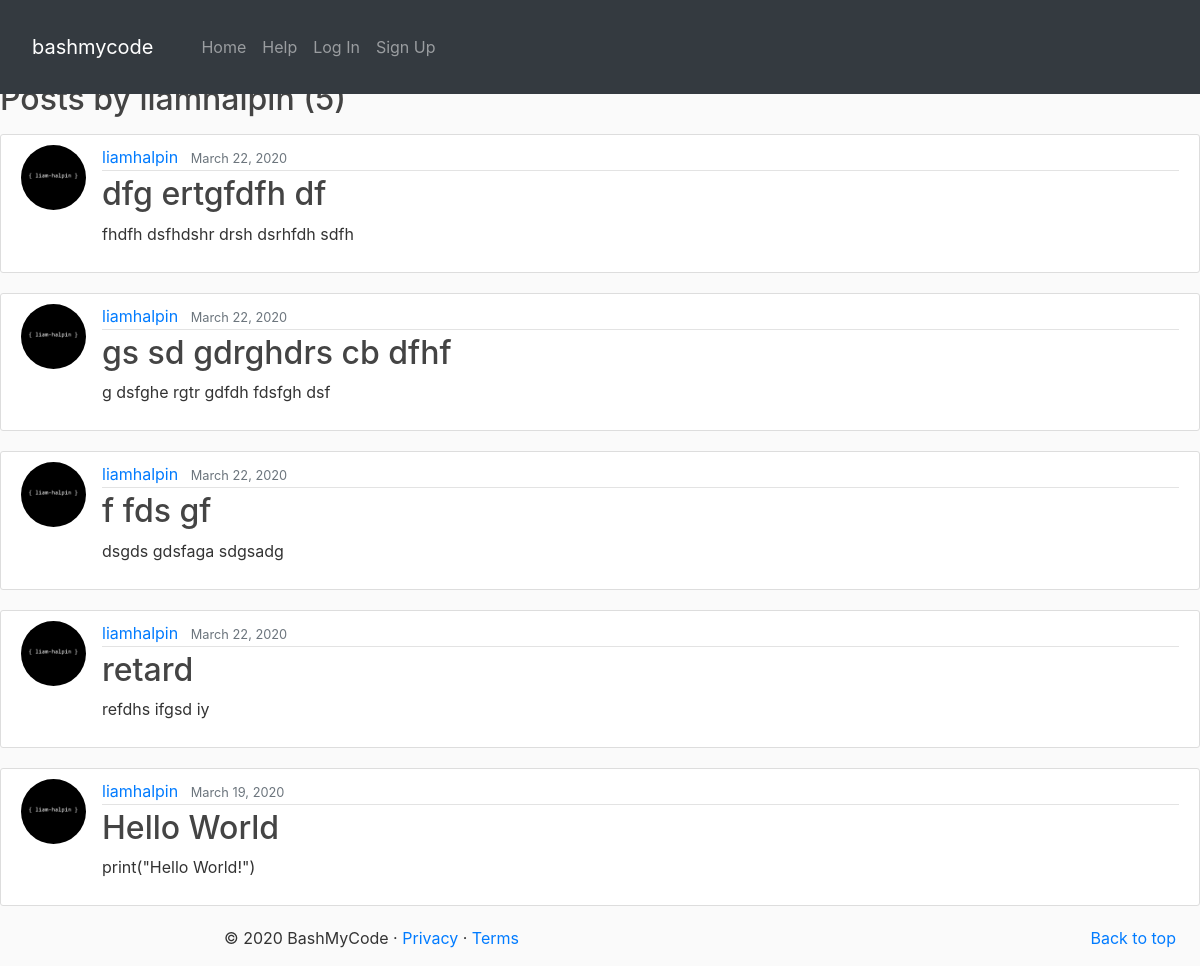
/bashmycode/user/liamhalpin, run on the app's committed database.
### bashmycode/models.py (models this page shows, shortened)
class Post(models.Model):
    POST_CHOICES = [
        ('HELP', 'HELP'),
        ('BASH', 'BASH'),
    ]
    title = models.CharField(max_length=100)
    content = models.TextField()
    date_posted = models.DateTimeField(auto_now_add=True)
    author = models.ForeignKey(User, on_delete=models.CASCADE)
    post_type = models.CharField(max_length=4, blank=True, choices=POST_CHOICES)

class Profile(models.Model):
    user = models.OneToOneField(User, on_delete=models.CASCADE)
    image = models.ImageField(default='default.jpg', upload_to='profile_pics')

### bashmycode/views.py (the view)
# urls.py: path('user/<str:username>', UserPostListView.as_view(), name='user-posts'),
class UserPostListView(ListView):
    model = Post
    template_name = 'bashmycode/user_posts.html'  # <app>/<model>_<viewtype>.html
    context_object_name = 'posts'
    paginate_by = 5
    def get_queryset(self):
        user = get_object_or_404(User, username=self.kwargs.get('username'))
        return Post.objects.filter(author=user).order_by('-date_posted')

### templates/bashmycode/user_posts.html (shortened to what this page needs)
{% extends 'bashmycode/base.html' %}
{% block content %}
    <h2 class="mb-3">Posts by {{ view.kwargs.username }} ({{ page_obj.paginator.count }})</h2>
    {% for post in posts %}
        <article class="media content-section">
            <img class="rounded-circle article-img" src="{{ post.author.profile.image.url }}"/>
            <div class="media-body">
                <div class="article-metadata">
                    <a class="mr-2" href="{% url 'bashmycode:user-posts' post.author.username %}">{{ post.author }}</a>
                    <small class="text-muted">{{ post.date_posted|date:"F d, Y" }}</small>
                </div>
                <h2><a class="article-title" href="{% url 'bashmycode:post-detail' post.id %}">{{ post.title }}</a></h2>
                <p class="article-content">{{ post.content }}</p>
            </div>
        </article>
    {% endfor %}
{% endblock content %}

### static/blog/main.css (style rules this page uses)
body { background: #fafafa; color: #333333; margin-top: 5rem; }
h1, h2, h3, h4, h5, h6 { color: #444444; }
.content-section { background: #ffffff; padding: 10px 20px; border: 1px solid #dddddd; border-radius: 3px; margin-bottom: 20px; }
.article-title { color: #444444; }
.article-content { white-space: pre-line; }
.article-img { height: 65px; width: 65px; margin-right: 16px; }
.article-metadata { padding-bottom: 1px; margin-bottom: 4px; border-bottom: 1px solid #e3e3e3 }

### data on the page
Post: author.profile.image (picture), author "liamhalpin", date_posted "March 22, 2020", title "dfg ertgfdfh df", content "fhdfh dsfhdshr drsh dsrhfdh sdfh"
Post: author.profile.image (picture), author "liamhalpin", date_posted "March 22, 2020", title "gs sd gdrghdrs cb dfhf", content "g dsfghe rgtr gdfdh fdsfgh dsf"
Post: author.profile.image (picture), author "liamhalpin", date_posted "March 22, 2020", title "f fds gf", content "dsgds gdsfaga sdgsadg"
Post: author.profile.image (picture), author "liamhalpin", date_posted "March 22, 2020", title "retard", content "refdhs ifgsd iy"
Post: author.profile.image (picture), author "liamhalpin", date_posted "March 19, 2020", title "Hello World", content "print(\"Hello World!\")"

### other printed values
{{ view.kwargs.username }} "liamhalpin"
{{ page_obj.paginator.count }} "5"
